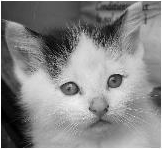
%> input picture lab7/imgs/cat.png, 162 x 149 px
$ octave lab7_tutorial1.m   (GNU Octave 9; MATLAB toolbox functions it lacks are replaced by stand-ins)
%> lines starting %> are read from the running program, lines starting %| are printed output that depends on the picture
% Load image
img = imread('cat.png');
%> img is the input picture: size 149x162x3 uint8; min 0, max 255, mean 135.7

% Motion blur
h = fspecial('motion', 20, 45);
img_motion = imfilter(img, h);
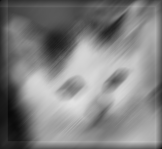
%> img_motion: size 149x162x3 uint8; min 8, max 225, mean 129.2

% Sharpening
h = fspecial('unsharp');
img_sharp = imfilter(img, h);
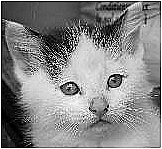
%> img_sharp: size 149x162x3 uint8; min 0, max 255, mean 134.8

% Horizontal edge-detection
h = fspecial('sobel');
img_sobel = imfilter(img, h);
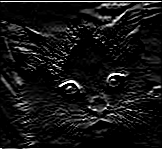
%> img_sobel: size 149x162x3 uint8; min 0, max 255, mean 21.3

figure(1);

subplot(2, 2, 1);
imshow(img)
title('Original image');

subplot(2, 2, 2);
imshow(img_motion);
title('Motion blur');

subplot(2, 2, 3);
imshow(img_sharp);
title('Sharpening');

subplot(2, 2, 4);
imshow(img_sobel);
title('Edge detector');
